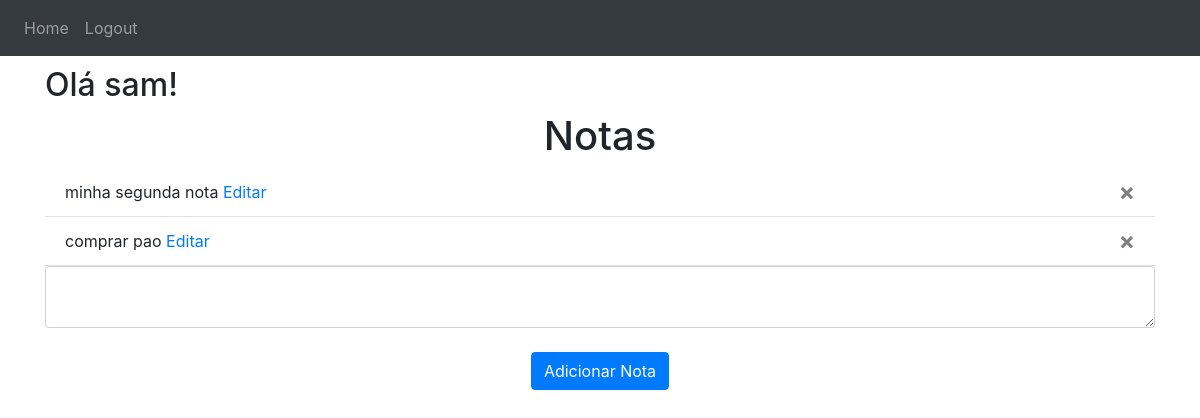
/ (signed in), run on an earlier commit of the app's database.
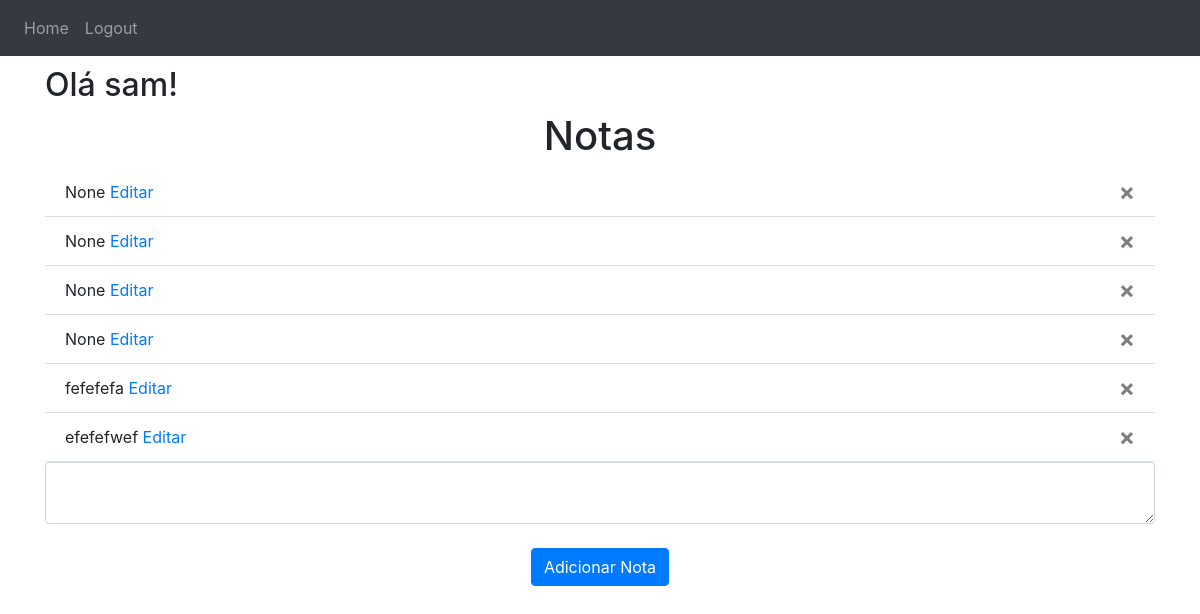
And on a later commit of the database.
### website/models.py (models this page shows)
class User(db.Model, UserMixin):
    id = db.Column(db.Integer, primary_key=True)
    email = db.Column(db.String(150), unique=True)
    password = db.Column(db.String(150))
    first_name = db.Column(db.String(150))
    notes = db.relationship('Note')

class Note(db.Model):
    id = db.Column(db.Integer, primary_key=True)
    data = db.Column(db.String(10000))
    date = db.Column(db.DateTime(timezone=True), default=func.now())
    user_id = db.Column(db.Integer, db.ForeignKey('user.id'))

### website/views.py (the view, shortened to what this page needs)
@views.route('/', methods=['GET', 'POST'])
@login_required
def home():
    return render_template("home.html", user=current_user)

### website/__init__.py (called while the page is built)
def create_app():
    app = Flask(__name__)
    app.config['SECRET_KEY'] = 'huefjawjdidwi'
    app.config['SQLALCHEMY_DATABASE_URI'] = f'sqlite:///{DB_NAME}'
    db.init_app(app)
    from .views import views
    from .auth import auth
    app.register_blueprint(views, url_prefix='/')
    app.register_blueprint(auth, url_prefix='/')
    from .models import User, Note
    create_database(app)
    login_manager = LoginManager()
    login_manager.login_view = 'auth.login'
    login_manager.init_app(app)
    @login_manager.user_loader
    def load_user(id):
        return User.query.get(int(id))
    return app

### website/templates/home.html (shortened to what this page needs)
{% extends "base.html" %}
{% block content %}
        <h2 class="saudacao">Olá {{ current_user.first_name }}!</h2>
<h1 align="center">Notas</h1>
<ul class="list-group list-group-flush" id="notes">
    {% for note in user.notes %}
    <li class="list-group-item">{{ note.data }}
        <a href="/edit_note/{{ note.id }}">Editar</a>
        <button type="button" class="close" data-toggle="modal" data-target="#exampleModal"
            onClick="editButton({{note.id}})">
            <span aria-hidden="true">&times;</span>
        </button>
    </li>
    {% endfor %}
</ul>
<form method="post">
    <textarea name="note" id="note" class="form-control"></textarea>
    <br />
    <div align="center">
        <button type="submit" class="btn btn-primary">Adicionar Nota</button>
    </div>
</form>
{% endblock %}

### website/templates/base.html (shortened to what this page needs)
<!DOCTYPE html>
<html>
<head>
    <link rel="stylesheet" href="https://stackpath.bootstrapcdn.com/bootstrap/4.4.1/css/bootstrap.min.css"
 />
    <link rel="stylesheet" href="https://stackpath.bootstrapcdn.com/font-awesome/4.7.0/css/font-awesome.min.css"
 />
</head>
<body>
    <nav class="navbar navbar-expand-lg navbar-dark bg-dark">
        <div class="collapse navbar-collapse" id="navbar">
            <div class="navbar-nav">
                {% if current_user.is_authenticated %}
                <a class="nav-item nav-link" id="home" href="/">Home</a>
                <a class="nav-item nav-link" id="logout" href="/logout">Logout</a>
                {% else %}
                <a class="nav-item nav-link" id="login" href="/login">Login</a>
                <a class="nav-item nav-link" id="signUp" href="/sign-up">Sign Up</a>
                {% endif %}
            </div>
        </div>
    </nav>
    <div class="container">
        {% block content %}
        {% endblock %}
    </div>
</body>
</html>

### website/templates/home.html (style rules this page uses)
.saudacao { margin-top: 10px; }

What changed in the data, as far as the page shows it:
changed Note (number 1 of 6 on the later page): data "minha segunda nota" → "None"
changed Note (number 2 of 6 on the later page): data "comprar pao" → "None"
added Note: data "None"
added Note: data "None"
added Note: data "fefefefa"
added Note: data "efefefwef"
